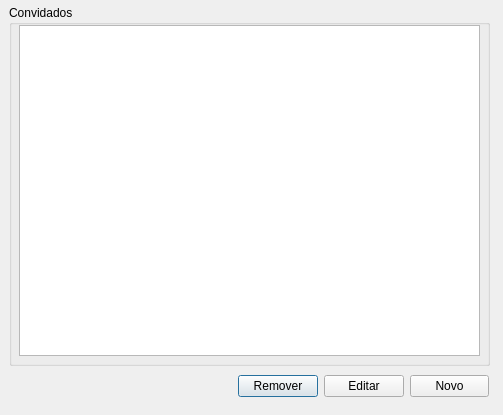
<?xml version="1.0" encoding="UTF-8"?>
<ui version="4.0">
 <class>Inviteds</class>
 <widget class="QDialog" name="Inviteds">
  <property name="geometry">
   <rect>
    <x>0</x>
    <y>0</y>
    <width>503</width>
    <height>415</height>
   </rect>
  </property>
  <property name="windowTitle">
   <string>Dialog</string>
  </property>
  <widget class="QGroupBox" name="groupBox">
   <property name="geometry">
    <rect>
     <x>9</x>
     <y>5</y>
     <width>481</width>
     <height>361</height>
    </rect>
   </property>
   <property name="title">
    <string>Convidados </string>
   </property>
   <widget class="QTableView" name="tableView">
    <property name="geometry">
     <rect>
      <x>10</x>
      <y>20</y>
      <width>461</width>
      <height>331</height>
     </rect>
    </property>
    <attribute name="horizontalHeaderDefaultSectionSize">
     <number>50</number>
    </attribute>
    <attribute name="horizontalHeaderMinimumSectionSize">
     <number>20</number>
    </attribute>
    <attribute name="verticalHeaderDefaultSectionSize">
     <number>20</number>
    </attribute>
    <attribute name="verticalHeaderMinimumSectionSize">
     <number>18</number>
    </attribute>
   </widget>
  </widget>
  <widget class="QWidget" name="layoutWidget">
   <property name="geometry">
    <rect>
     <x>238</x>
     <y>374</y>
     <width>251</width>
     <height>25</height>
    </rect>
   </property>
   <layout class="QHBoxLayout" name="horizontalLayout">
    <item>
     <widget class="QPushButton" name="pushButtonRemover">
      <property name="text">
       <string>Remover</string>
      </property>
     </widget>
    </item>
    <item>
     <widget class="QPushButton" name="pushButtonEditar">
      <property name="text">
       <string>Editar</string>
      </property>
     </widget>
    </item>
    <item>
     <widget class="QPushButton" name="pushButtonNovo">
      <property name="text">
       <string>Novo</string>
      </property>
     </widget>
    </item>
   </layout>
  </widget>
 </widget>
 <tabstops>
  <tabstop>tableView</tabstop>
  <tabstop>pushButtonRemover</tabstop>
  <tabstop>pushButtonEditar</tabstop>
  <tabstop>pushButtonNovo</tabstop>
 </tabstops>
 <resources/>
 <connections/>
</ui>
